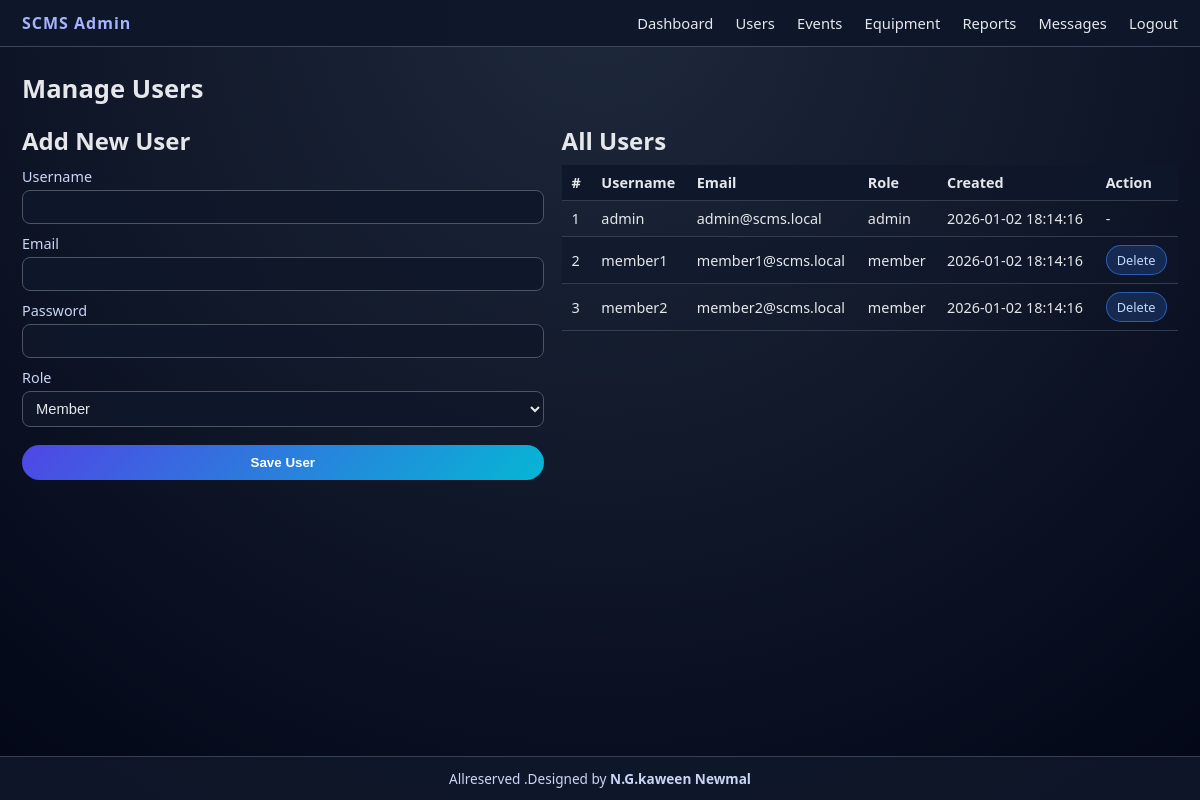
/admin_users.php (signed in), run on the app's committed database.
### tables this page shows
CREATE TABLE users (
    id INT AUTO_INCREMENT PRIMARY KEY,
    username VARCHAR(50) UNIQUE NOT NULL,
    password VARCHAR(255) NOT NULL,
    email VARCHAR(100) UNIQUE NOT NULL,
    role ENUM('admin','member') NOT NULL DEFAULT 'member',
    created_at TIMESTAMP DEFAULT CURRENT_TIMESTAMP
);

### admin_users.php (the view, shortened to what this page needs)
<?php
require_once "config/config.php";
include "includes/header.php";
include "includes/navbar_admin.php";
$users = $conn->query("SELECT id, username, email, role, created_at FROM users ORDER BY created_at DESC");
?>
<main class="content">
    <h1>Manage Users</h1>
    <section class="two-columns">
        <div>
            <h2>Add New User</h2>
            <form method="post" class="simple-form">
                <label>Username</label>
                <input type="text" name="username" required>
                <label>Email</label>
                <input type="email" name="email" required>
                <label>Password</label>
                <input type="password" name="password" required>
                <label>Role</label>
                <select name="role">
                    <option value="member">Member</option>
                </select>
                <button type="submit" class="btn-primary">Save User</button>
            </form>
        </div>
        <div>
            <h2>All Users</h2>
            <table class="data-table">
                <thead>
                <tr>
                    <th>#</th><th>Username</th><th>Email</th><th>Role</th><th>Created</th><th>Action</th>
                </tr>
                </thead>
                <tbody>
                <?php while ($u = $users->fetch_assoc()): ?>
                    <tr>
                        <td><?php echo $u['id']; ?></td>
                        <td><?php echo htmlspecialchars($u['username']); ?></td>
                        <td><?php echo htmlspecialchars($u['email']); ?></td>
                        <td><?php echo $u['role']; ?></td>
                        <td><?php echo $u['created_at']; ?></td>
                        <td>
                            <?php if ($u['role'] !== 'admin'): ?>
                                <a class="btn-small" href="?delete=<?php echo $u['id']; ?>"
                                   onclick="return confirm('Delete this user?');">Delete</a>
                            <?php else: ?>
                                -
                            <?php endif; ?>
                        </td>
                    </tr>
                <?php endwhile; ?>
                </tbody>
            </table>
        </div>
    </section>
</main>
<?php include "includes/footer.php"; ?>

### assets/css/style.css (style rules this page uses)
* { box-sizing: border-box; margin: 0; padding: 0; }
body { font-family: system-ui, -apple-system, BlinkMacSystemFont, "Segoe UI", sans-serif; background: radial-gradient(circle at top, #1e293b, #020617); color: #e5e7eb; }
.btn-primary { margin-top: 18px; width: 100%; padding: 10px 12px; border-radius: 999px; border: none; background: linear-gradient(135deg, #4f46e5, #06b6d4); color: white; font-weight: 600; cursor: pointer; transition: transform 0.1s ease, box-shadow 0.1s ease, opacity 0.15s; }
.content { padding: 24px 22px 30px; flex: 1; }
.content h1 { font-size: 1.6rem; margin-bottom: 18px; }
.two-columns { display: grid; gap: 18px; }
@media (min-width: 900px) { .two-columns { grid-template-columns: 1.1fr 1.3fr; } }
.simple-form label { display: block; margin-top: 10px; font-size: 0.9rem; color: #cbd5f5; }
.simple-form input, .simple-form select, .simple-form textarea { width: 100%; margin-top: 4px; padding: 8px 9px; border-radius: 8px; border: 1px solid #4b5563; background: rgba(15,23,42,0.9); color: #e5e7eb; font-size: 0.92rem; }
.data-table { width: 100%; border-collapse: collapse; font-size: 0.9rem; margin-top: 8px; }
.data-table th, .data-table td { padding: 8px 10px; border-bottom: 1px solid rgba(55,65,81,0.9); }
.data-table th { text-align: left; background: rgba(15,23,42,0.9); }
.data-table tr:nth-child(even) { background: rgba(15,23,42,0.55); }
.btn-small { display: inline-block; padding: 5px 10px; border-radius: 999px; background: rgba(59,130,246,0.2); border: 1px solid rgba(59,130,246,0.6); color: #bfdbfe; text-decoration: none; font-size: 0.8rem; }

### data on the page
users: id "1", username "admin", email "admin@scms.local", role "admin", created_at "2026-01-02 18:14:16"
users: id "2", username "member1", email "member1@scms.local", role "member", created_at "2026-01-02 18:14:16"
users: id "3", username "member2", email "member2@scms.local", role "member", created_at "2026-01-02 18:14:16"
